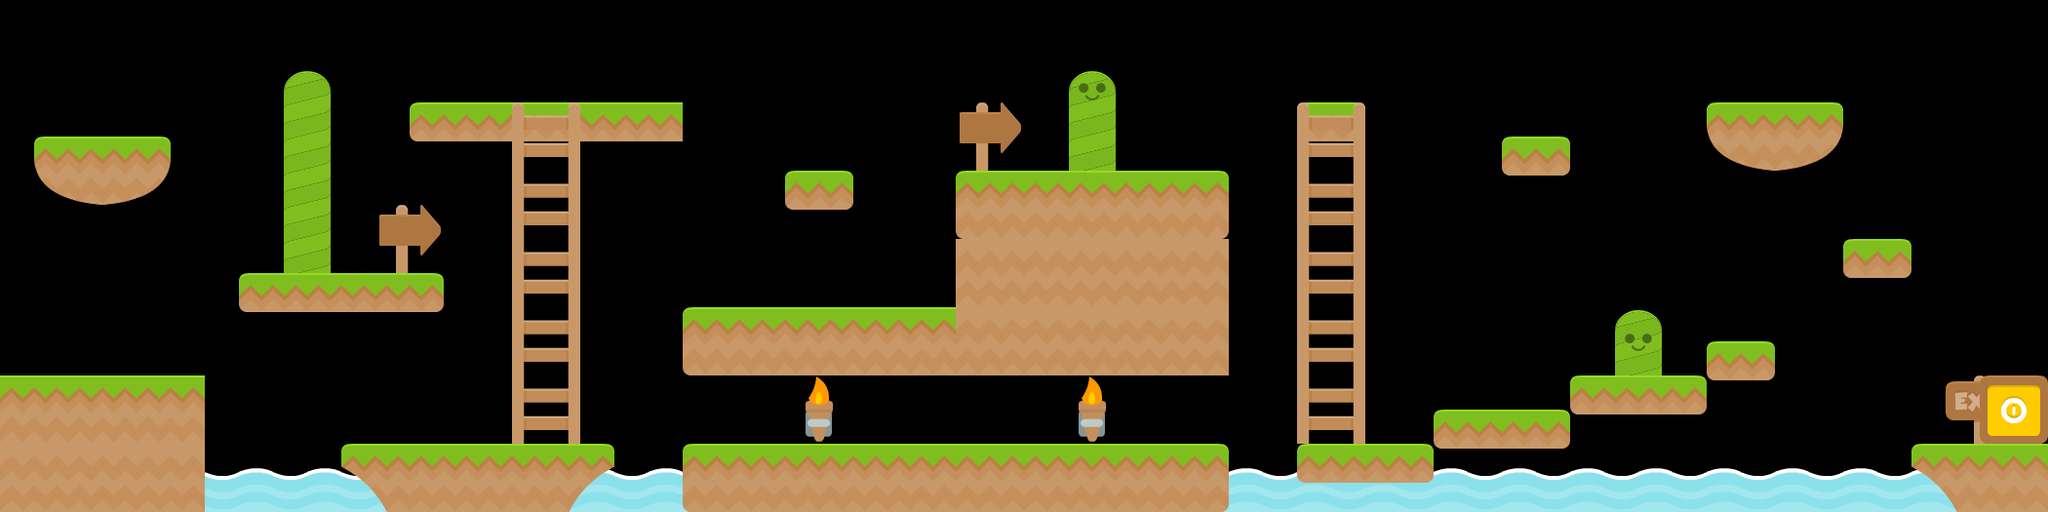

Tiled map render using the project's own tile images. Description and the map definition, with tile-layer contents summarised, below:
An orthogonal 60x15 tile map with 35x35 px tiles, 4 tile layers (Background Images, Platforms, Ladders, Triggers).

<map version="1.0" orientation="orthogonal" renderorder="right-down" width="60" height="15" tilewidth="35" tileheight="35" nextobjectid="1">
 <tileset firstgid="1" name="Platformer" tilewidth="70" tileheight="70" spacing="2" margin="2" tilecount="196" columns="14">
  <image source="tileset.png" width="1024" height="1024" />
 </tileset>
 <layer name="Background Images" width="60" height="15">
  <data>[900 cells, 29 non-empty, 8 distinct tile ids]</data>
 </layer>
 <layer name="Platforms" width="60" height="15">
  <data>[900 cells, 58 non-empty, 12 distinct tile ids]</data>
 </layer>
 <layer name="Ladders" width="60" height="15">
  <data>[900 cells, 10 non-empty, 2 distinct tile ids]</data>
 </layer>
 <layer name="Triggers" width="60" height="15">
  <data>[900 cells, 1 non-empty, 1 distinct tile ids]</data>
 </layer>
</map>
